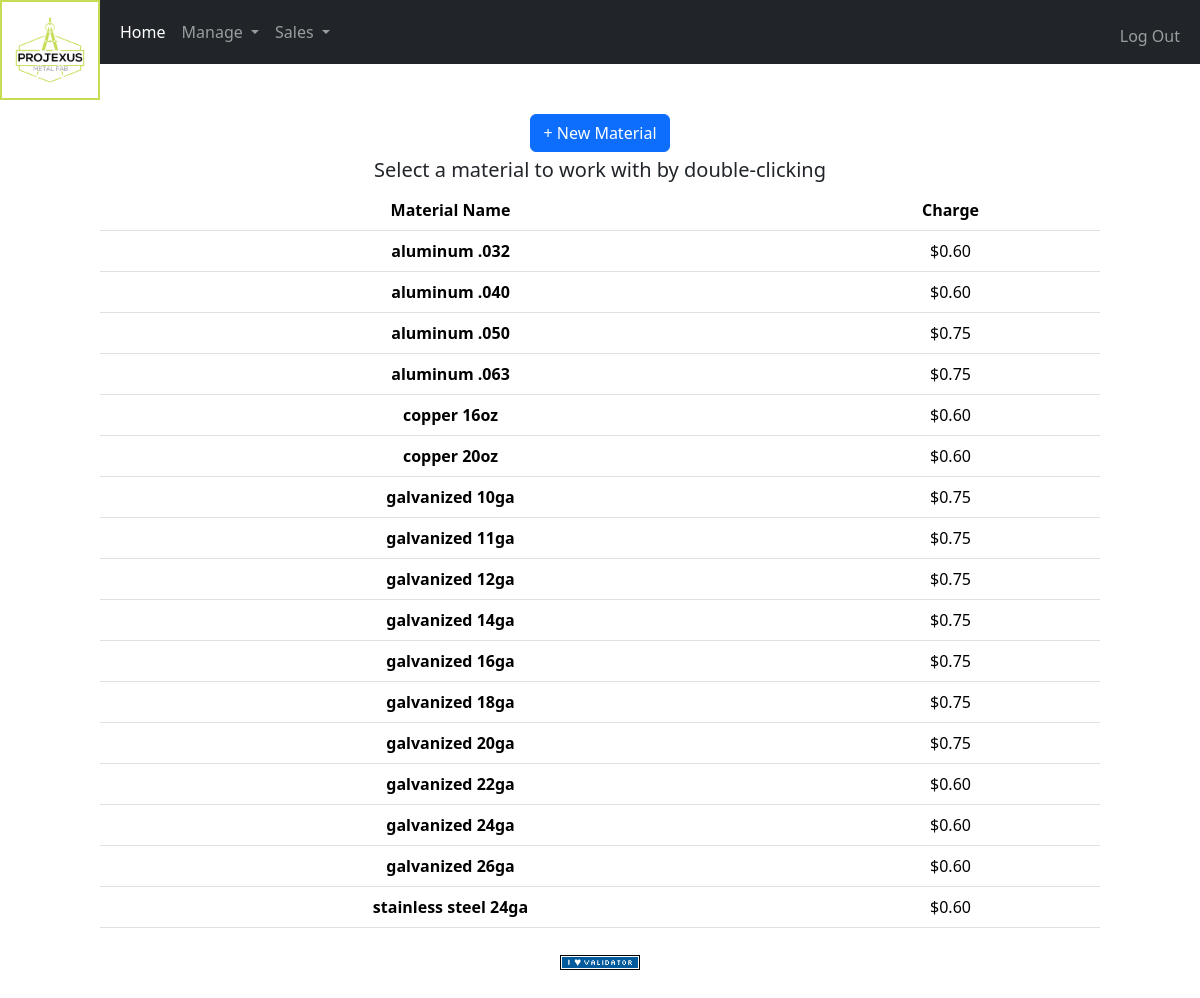
Page /materials (signed in) on the committed database.
### tables this page shows
CREATE TABLE "materials" ('id' INTEGER PRIMARY KEY NOT NULL, 'name' TEXT, 'gauge' INTEGER, 'charge' REAL);

### app.py (the view)
@app.route("/materials", methods=["GET", "POST"])
@render.login_required
def materials():
    if request.method == "POST":
        id = request.form.get("materialId")
        selected_material = db.execute(
            "SELECT * FROM materials WHERE id = ?", id)
        return render_template("material.html", client=session['current_client'], material=selected_material)
    else:
        material_list = render.load_materials()
        return render_template("materials.html", client=session['current_client'], materials=material_list)

### app.py (called while the page is built)
@app.after_request
def after_request(response):
    response.headers["Cache-Control"] = "no-cache, no-store, must-revalidate"
    response.headers["Expires"] = 0
    response.headers["Pragma"] = "no-cache"
    return response

### render.py (called while the page is built)
def login_required(f):
    @wraps(f)
    def decorated_function(*args, **kwargs):
        if session.get("user_id") is None:
            return redirect("/login")
        return f(*args, **kwargs)
    return decorated_function

def load_materials():
    return db.execute("SELECT * FROM materials ORDER BY name")

### templates/materials.html (shortened to what this page needs)
{% extends "layout.html" %}
{% block main %}
    <div class="pageheader justify-content-center">
        <div class="headerbuttons">
            <a href="/newmaterial" class="btn btn-primary" role="button">+ New Material</a>
        </div>
    </div>
    <h5 class="text-center span">Select a material to work with by double-clicking</h5>
    <div class="pagebody">
        <table class="table table-hover">
            <thead>
                <tr>
                    <th scope="col">Material Name</th>
                    <th scope="col">Charge</th>
                </tr>
            </thead>
            <tbody>
                {% for material in materials %}
                <tr>
                    <th scope="row">{{ material.name }}</td>
                    <td>${{ "%.2f"|format(material.charge) }}</td>
                </tr>
                {% endfor %}
            </tbody>
        </table>
    </div>
{% endblock %}

### templates/layout.html (shortened to what this page needs)
<!DOCTYPE html>
<html lang="en">
    <head>
        <link href="https://cdn.jsdelivr.net/npm/bootstrap@5.3.3/dist/css/bootstrap.min.css" rel="stylesheet">
        <link href="/static/styles.css" rel="stylesheet">
    </head>
    <body>
        <div id="navnlogo">
            <img src="/static/projexus.png" alt="Logo">
            <nav id="navbar" class="navbar navbar-dark bg-dark navbar-expand-lg">
                <div class="container-fluid">
                    <div class="collapse navbar-collapse" id="navbarSupportedContent">
                        {% if session["user_id"] %}
                            <ul class="navbar-nav me-auto mb-2 mb-lg-0">
                                <li class="nav-item"><a class="nav-link active" aria-current="page" href="/">Home</a></li>
                                <li class="nav-item dropdown">
                                    <a class="nav-link dropdown-toggle" href="#" role="button" data-bs-toggle="dropdown" aria-expanded="false">
                                        Manage
                                    </a>
                                </li>
                                <li class="nav-item dropdown">
                                    <a class="nav-link dropdown-toggle" href="#" role="button" data-bs-toggle="dropdown" aria-expanded="false">
                                        Sales
                                    </a>
                                </li>
                            </ul>
                            <ul class="navbar-nav ms-auto mt-2">
                                <li class="nav-item"><a class="nav-link" href="/logout">Log Out</a></li>
                            </ul>
                        {% else %}
                            <ul class="navbar-nav me-auto mb-2 mb-lg-0">
                                <li class="nav-item"><a class="nav-link" href="/register">Register</a></li>
                                <li class="nav-item"><a class="nav-link" href="/login">Log In</a></li>
                            </ul>
                        {% endif %}
                    </div>
                </nav>
            </div>
            <main id="main" class="py-2">
                {% block main %}{% endblock %}
            </main>
        </body>
        <footer class="mb-5">
            <form action="https://validator.w3.org/check" class="text-center" enctype="multipart/form-data" method="post" target="_blank">
                <input alt="Validate" src="/static/I_heart_validator.png" type="image">
            </form>
        </footer>
    </html>

### static/styles.css (style rules this page uses)
#navnlogo { display: flex; }
#navnlogo>img { height: 100px; width: auto; border: 2px solid #c6dc55; }
#navbar { flex-grow: 1; height: 50%; }
#main { margin-left: 100px; margin-right: 100px; }
.pageheader { display: flex; }
.pageheader>* { padding: 3px 5px; }
.headerbuttons { display: flex; flex-direction: column; justify-content: center; }
.headerbuttons>* { margin: 3px 3px; }
.span { flex-basis: 100%; }
th { text-align: center; }
td { text-align: center; }

### rows in the picture
materials: name "aluminum .032", charge "0.60"
materials: name "aluminum .040", charge "0.60"
materials: name "aluminum .050", charge "0.75"
materials: name "aluminum .063", charge "0.75"
materials: name "copper 16oz", charge "0.60"
materials: name "copper 20oz", charge "0.60"
materials: name "galvanized 10ga", charge "0.75"
materials: name "galvanized 11ga", charge "0.75"
materials: name "galvanized 12ga", charge "0.75"
materials: name "galvanized 14ga", charge "0.75"
materials: name "galvanized 16ga", charge "0.75"
materials: name "galvanized 18ga", charge "0.75"
materials: name "galvanized 20ga", charge "0.75"
materials: name "galvanized 22ga", charge "0.60"
materials: name "galvanized 24ga", charge "0.60"
materials: name "galvanized 26ga", charge "0.60"
materials: name "stainless steel 24ga", charge "0.60"
